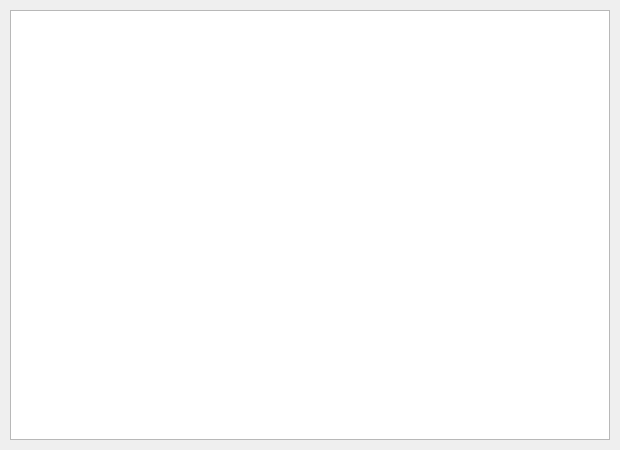
<?xml version="1.0" encoding="UTF-8"?>
<ui version="4.0">
 <class>ChatWindow</class>
 <widget class="QWidget" name="ChatWindow">
  <property name="enabled">
   <bool>true</bool>
  </property>
  <property name="geometry">
   <rect>
    <x>0</x>
    <y>0</y>
    <width>620</width>
    <height>450</height>
   </rect>
  </property>
  <property name="windowTitle">
   <string>Form</string>
  </property>
  <widget class="QTextBrowser" name="textEdit">
   <property name="enabled">
    <bool>true</bool>
   </property>
   <property name="geometry">
    <rect>
     <x>10</x>
     <y>10</y>
     <width>600</width>
     <height>430</height>
    </rect>
   </property>
  </widget>
 </widget>
 <resources/>
 <connections/>
</ui>
